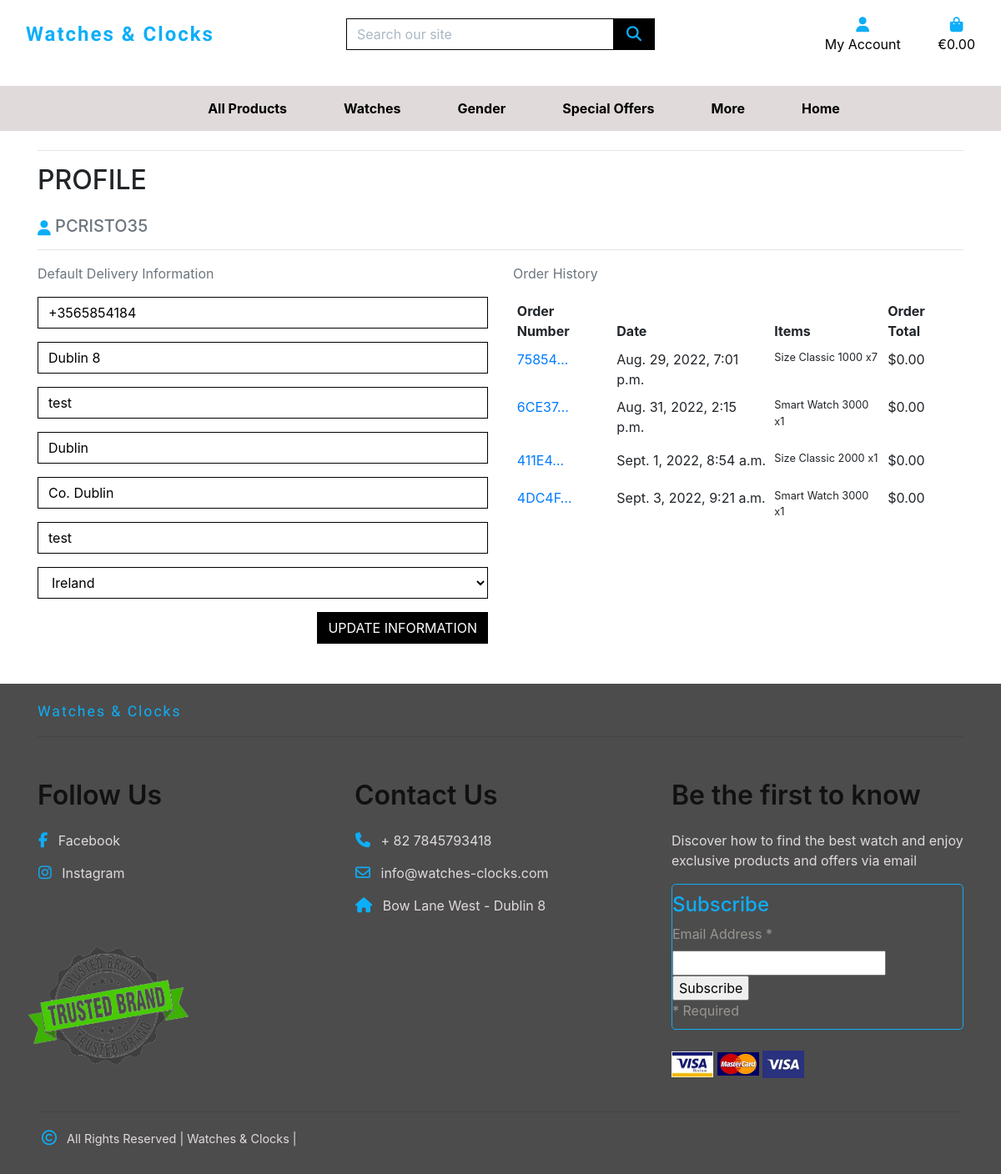
The page /profile/ (signed in) on the database as committed earlier.
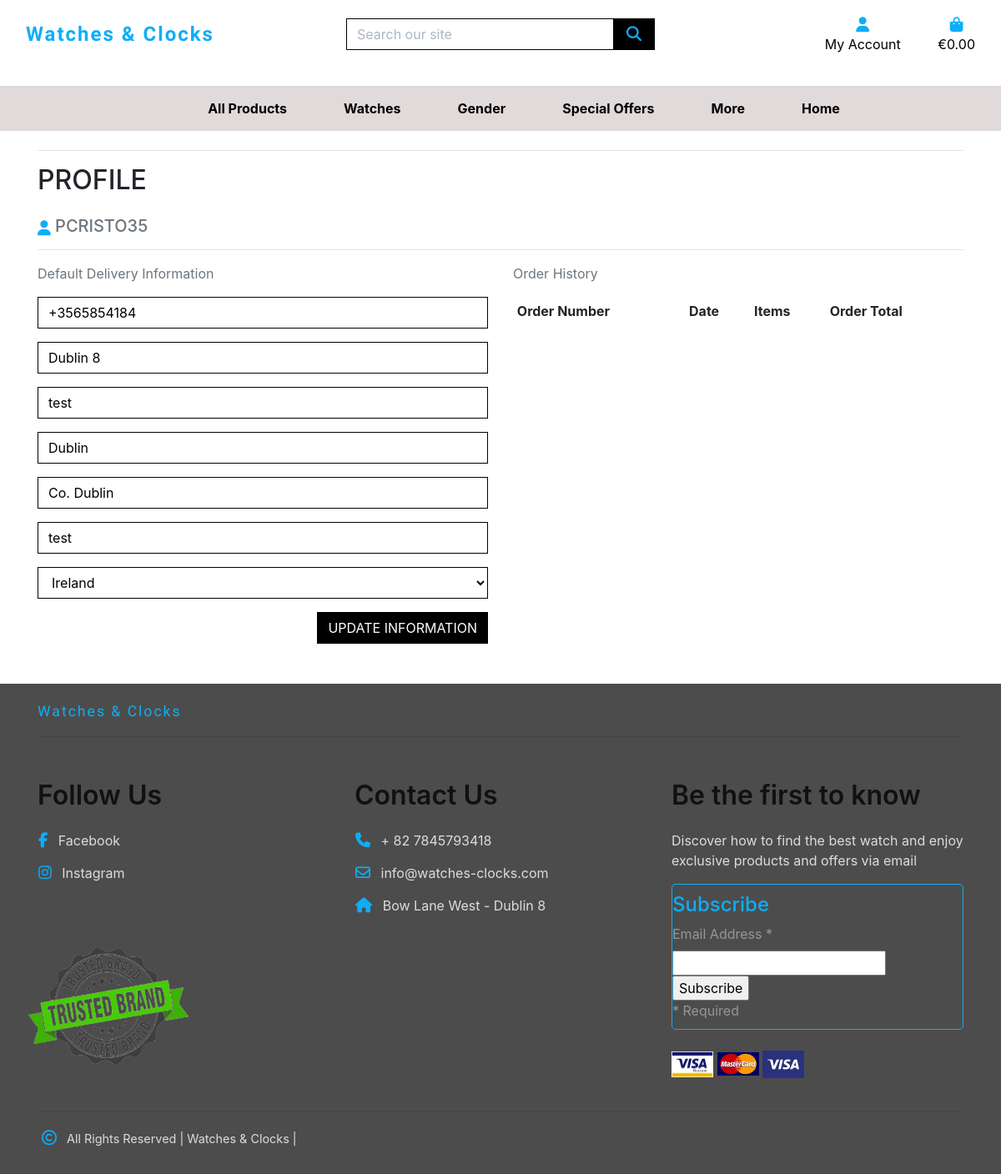
The same page on the database as committed later.
### checkout/models.py (models this page shows, shortened)
class Order(models.Model):
    order_number = models.CharField(max_length=32, null=False, editable=False)
    user_profile = models.ForeignKey(UserProfile, on_delete=models.SET_NULL,
                                     null=True, blank=True, related_name='orders')
    full_name = models.CharField(max_length=50, null=False, blank=False)
    email = models.EmailField(max_length=254, null=False, blank=False)
    phone_number = models.CharField(max_length=20, null=False, blank=False)
    country = CountryField(blank_label='Country *', null=False, blank=False)
    postcode = models.CharField(max_length=20, null=True, blank=True)
    town_or_city = models.CharField(max_length=40, null=False, blank=False)
    street_address1 = models.CharField(max_length=80, null=False, blank=False)
    street_address2 = models.CharField(max_length=80, null=True, blank=True)
    county = models.CharField(max_length=80, null=True, blank=True)
    date = models.DateTimeField(auto_now_add=True)
    delivery_cost = models.DecimalField(max_digits=6, decimal_places=2, null=False, default=0)
    order_total = models.DecimalField(max_digits=10, decimal_places=2, null=False, default=0)
    grand_total = models.DecimalField(max_digits=10, decimal_places=2, null=False, default=0)
    original_bag = models.TextField(null=False, blank=False, default='')
    stripe_pid = models.CharField(max_length=254, null=False, blank=False, default='')

class OrderLineItem(models.Model):
    order = models.ForeignKey(Order, null=False, blank=False, on_delete=models.CASCADE, related_name='lineitems')
    product = models.ForeignKey(Product, null=False, blank=False, on_delete=models.CASCADE)
    product_size = models.CharField(max_length=2, null=True, blank=True) # XS, S, M, L, XL
    quantity = models.IntegerField(null=False, blank=False, default=0)
    lineitem_total = models.DecimalField(max_digits=6, decimal_places=2, null=False, blank=False, editable=False)

### products/models.py (models this page shows, shortened)
class Product(models.Model):
    category = models.ForeignKey(
        'Category', null=True, blank=True, on_delete=models.SET_NULL)
    gender_category = models.ForeignKey(
        'Gender_category', null=True, blank=True, on_delete=models.SET_NULL)
    sku = models.CharField(max_length=254, null=True, blank=True)
    name = models.CharField(max_length=254)
    description = models.TextField()
    watch_details = models.TextField()
    features = models.TextField()
    has_sizes = models.BooleanField(default=False, null=True, blank=True)
    old_price = models.DecimalField(default=0,
        max_digits=6, decimal_places=2)
    price = models.DecimalField(
        max_digits=6, decimal_places=2)
    rating = models.DecimalField(
        max_digits=6, decimal_places=2, null=True, blank=True)
    image_url = models.URLField(max_length=1024, null=True, blank=True)
    image = models.ImageField(upload_to='products_images/', null=True, blank=True)
    product_status = models.ForeignKey(
        'Product_status', null=True, blank=True, on_delete=models.SET_NULL)
    featured = models.BooleanField(default=False)
    promotion = models.BooleanField(default=False)
    comming_soon = models.BooleanField(default=False)

### profiles/views.py (the view)
# urls.py: path('', views.profile, name='profile'),
@login_required
def profile(request):
    profile = get_object_or_404(UserProfile, user=request.user)
    if request.method == 'POST':
        form = UserProfileForm(request.POST, instance=profile)
        if form.is_valid():
            form.save()
            messages.success(request, 'Profile updated successfully')
        else:
            messages.error(request, 'Update failed. Please ensure the form is valid.')
    else:
        form = UserProfileForm(instance=profile)
    orders = profile.orders.all()
    template = 'profiles/profile.html'
    context = {
        'form': form,
        'orders': orders,
        'on_profile_page': True
    }
    return render(request, template, context)

### profiles/forms.py
class UserProfileForm(forms.ModelForm):
    class Meta:
        model = UserProfile
        exclude = ('user',)
    def __init__(self, *args, **kwargs):
        super().__init__(*args, **kwargs)
        placeholders = {
            'default_phone_number': 'Phone Number',
            'default_postcode': 'Postal Code',
            'default_town_or_city': 'Town or City',
            'default_street_address1': 'Street Address 1',
            'default_street_address2': 'Street Address 2',
            'default_county': 'County, State or Locality',
        }
        self.fields['default_phone_number'].widget.attrs['autofocus'] = True
        for field in self.fields:
            if field != 'default_country':
                if self.fields[field].required:
                    placeholder = f'{placeholders[field]} *'
                else:
                    placeholder = placeholders[field]
                self.fields[field].widget.attrs['placeholder'] = placeholder
            self.fields[field].widget.attrs['class'] = 'border-black rounded-0 profile-form-input'
            self.fields[field].label = False

### profiles/templates/profiles/profile.html (shortened to what this page needs)
{% extends "base.html" %}
{% load static %}
{% block page_header %}
    <div class="container header-container">
    </div>
{% endblock %}
{% block content %}
<div class="overlay"></div>
    <div class="container">
        <div class="row">
            <div class="col">
                <hr>
                <h2 class="text-uppercase mb-4">Profile</h2>
                <h5 class="text-uppercase text-muted"> {{ user }}</h5>
                <hr>
            </div>
        </div>
        <div class="row">
            <div class="col-12 col-lg-6">
                <p class="text-muted">Default Delivery Information</p>
                <form class="mt-3" action="{% url 'profile' %}" method="POST" id="profile-update-form">
                    {{ form|crispy }}
                    <button class="btn btn-black rounded-0 text-uppercase float-right">Update Information</button>
                </form>
            </div>
            <div class="col-12 col-lg-6">
                <p class="text-muted">Order History</p>
                <div class="order-history table-responsive">
                    <table class="table table-sm table-borderless">
                        <thead>
                            <tr>
                                <th>Order Number</th>
                                <th>Date</th>
                                <th>Items</th>
                                <th>Order Total</th>
                            </tr>
                        </thead>
                        <tbody>
                            {% for order in orders %}
                                <tr>
                                    <td>
                                        <a href="{% url 'order_history' order.order_number %}"
                                        title="{{ order.order_number }}">
                                            {{ order.order_number|truncatechars:6 }}
                                        </a>
                                    </td>
                                    <td>{{ order.date }}</td>
                                    <td>
                                        <ul class="list-unstyled">
                                            {% for item in order.lineitems.all %}
                                                <li class="small">
                                                    {% if item.product.has_sizes %}
                                                        Size {{ item.product.size|upper }}
                                                    {% endif %}{{ item.product.name }} x{{ item.quantity }}
                                                </li>
                                            {% endfor %}
                                        </ul>
                                    </td>
                                    <td>${{ order.grand_total }}</td>
                                </tr>
                            {% endfor %}
                        </tbody>
                    </table>
                </div>
            </div>
        </div>
    </div>
    {% endblock %}

Rows that differ between the two databases and show on the page:
removed Order: order_number "75854…", date "Aug. 29, 2022, 7:01 p.m.", grand_total "0.00"
removed OrderLineItem: product.name "Classic 1000", quantity "7", shown under "75854…"
removed Order: order_number "6CE37…", date "Aug. 31, 2022, 2:15 p.m.", grand_total "0.00"
removed OrderLineItem: product.name "Smart Watch 3000", quantity "1", shown under "6CE37…"
removed Order: order_number "411E4…", date "Sept. 1, 2022, 8:54 a.m.", grand_total "0.00"
removed OrderLineItem: product.name "Classic 2000", quantity "1", shown under "411E4…"
removed Order: order_number "4DC4F…", date "Sept. 3, 2022, 9:21 a.m.", grand_total "0.00"
removed OrderLineItem: product.name "Smart Watch 3000", quantity "1", shown under "4DC4F…"
